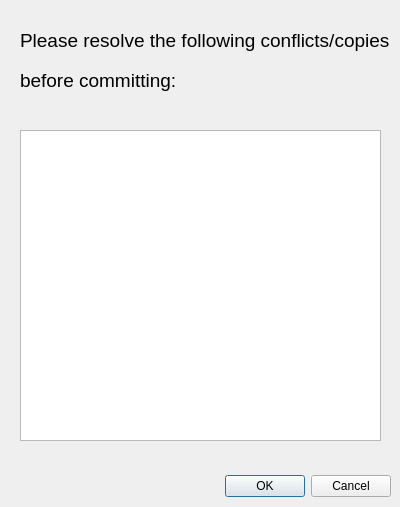
<?xml version="1.0" encoding="UTF-8"?>
<ui version="4.0">
 <class>Dialog</class>
 <widget class="QDialog" name="Dialog">
  <property name="geometry">
   <rect>
    <x>0</x>
    <y>0</y>
    <width>400</width>
    <height>507</height>
   </rect>
  </property>
  <property name="windowTitle">
   <string>Dialog</string>
  </property>
  <widget class="QDialogButtonBox" name="buttonBox">
   <property name="geometry">
    <rect>
     <x>50</x>
     <y>470</y>
     <width>341</width>
     <height>32</height>
    </rect>
   </property>
   <property name="orientation">
    <enum>Qt::Horizontal</enum>
   </property>
   <property name="standardButtons">
    <set>QDialogButtonBox::Cancel|QDialogButtonBox::Ok</set>
   </property>
  </widget>
  <widget class="QListWidget" name="listWidget">
   <property name="geometry">
    <rect>
     <x>20</x>
     <y>130</y>
     <width>361</width>
     <height>311</height>
    </rect>
   </property>
  </widget>
  <widget class="QLabel" name="label">
   <property name="geometry">
    <rect>
     <x>20</x>
     <y>10</y>
     <width>371</width>
     <height>61</height>
    </rect>
   </property>
   <property name="font">
    <font>
     <pointsize>14</pointsize>
    </font>
   </property>
   <property name="text">
    <string>Please resolve the following conflicts/copies</string>
   </property>
  </widget>
  <widget class="QLabel" name="label_2">
   <property name="geometry">
    <rect>
     <x>20</x>
     <y>50</y>
     <width>371</width>
     <height>61</height>
    </rect>
   </property>
   <property name="font">
    <font>
     <pointsize>14</pointsize>
    </font>
   </property>
   <property name="text">
    <string>before committing:</string>
   </property>
  </widget>
 </widget>
 <resources/>
 <connections>
  <connection>
   <sender>buttonBox</sender>
   <signal>accepted()</signal>
   <receiver>Dialog</receiver>
   <slot>accept()</slot>
   <hints>
    <hint type="sourcelabel">
     <x>248</x>
     <y>254</y>
    </hint>
    <hint type="destinationlabel">
     <x>157</x>
     <y>274</y>
    </hint>
   </hints>
  </connection>
  <connection>
   <sender>buttonBox</sender>
   <signal>rejected()</signal>
   <receiver>Dialog</receiver>
   <slot>reject()</slot>
   <hints>
    <hint type="sourcelabel">
     <x>316</x>
     <y>260</y>
    </hint>
    <hint type="destinationlabel">
     <x>286</x>
     <y>274</y>
    </hint>
   </hints>
  </connection>
 </connections>
</ui>
